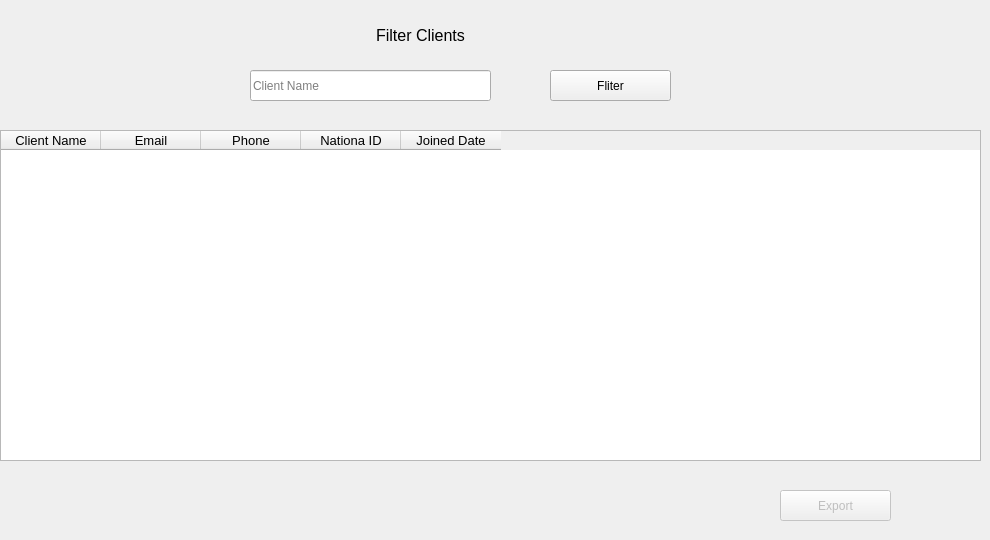
      <widget class="QWidget" name="tab_19">
       <attribute name="title">
        <string>All clients</string>
       </attribute>
       <widget class="QLabel" name="label_59">
        <property name="geometry">
         <rect>
          <x>0</x>
          <y>0</y>
          <width>971</width>
          <height>531</height>
         </rect>
        </property>
        <property name="text">
         <string/>
        </property>
        <property name="pixmap">
         <pixmap resource="img.qrc">:/img/img/books.png</pixmap>
        </property>
        <property name="scaledContents">
         <bool>true</bool>
        </property>
       </widget>
       <widget class="QLineEdit" name="lineEdit_7">
        <property name="geometry">
         <rect>
          <x>250</x>
          <y>70</y>
          <width>241</width>
          <height>31</height>
         </rect>
        </property>
        <property name="placeholderText">
         <string>Client Name</string>
        </property>
       </widget>
       <widget class="QLabel" name="label_9">
        <property name="geometry">
         <rect>
          <x>280</x>
          <y>20</y>
          <width>281</width>
          <height>31</height>
         </rect>
        </property>
        <property name="font">
         <font>
          <pointsize>12</pointsize>
         </font>
        </property>
        <property name="styleSheet">
         <string notr="true"/>
        </property>
        <property name="text">
         <string>Filter Clients</string>
        </property>
        <property name="alignment">
         <set>Qt::AlignCenter</set>
        </property>
       </widget>
       <widget class="QTableWidget" name="tableWidget_4">
        <property name="geometry">
         <rect>
          <x>0</x>
          <y>130</y>
          <width>981</width>
          <height>331</height>
         </rect>
        </property>
        <property name="font">
         <font>
          <pointsize>10</pointsize>
         </font>
        </property>
        <column>
         <property name="text">
          <string>Client Name</string>
         </property>
         <property name="font">
          <font>
           <pointsize>10</pointsize>
          </font>
         </property>
         <property name="textAlignment">
          <set>AlignCenter</set>
         </property>
        </column>
        <column>
         <property name="text">
          <string>Email</string>
         </property>
         <property name="font">
          <font>
           <pointsize>10</pointsize>
          </font>
         </property>
         <property name="textAlignment">
          <set>AlignCenter</set>
         </property>
        </column>
        <column>
         <property name="text">
          <string>Phone</string>
         </property>
         <property name="font">
          <font>
           <pointsize>10</pointsize>
          </font>
         </property>
         <property name="textAlignment">
          <set>AlignCenter</set>
         </property>
        </column>
        <column>
         <property name="text">
          <string>Nationa ID</string>
         </property>
         <property name="font">
          <font>
           <pointsize>10</pointsize>
          </font>
         </property>
         <property name="textAlignment">
          <set>AlignCenter</set>
         </property>
        </column>
        <column>
         <property name="text">
          <string>Joined Date</string>
         </property>
         <property name="font">
          <font>
           <pointsize>10</pointsize>
          </font>
         </property>
         <property name="textAlignment">
          <set>AlignCenter</set>
         </property>
        </column>
       </widget>
       <widget class="QPushButton" name="pushButton_12">
        <property name="geometry">
         <rect>
          <x>550</x>
          <y>70</y>
          <width>121</width>
          <height>31</height>
         </rect>
        </property>
        <property name="text">
         <string>Fliter</string>
        </property>
       </widget>
       <widget class="QPushButton" name="pushButton_35">
        <property name="enabled">
         <bool>false</bool>
        </property>
        <property name="geometry">
         <rect>
          <x>780</x>
          <y>490</y>
          <width>111</width>
          <height>31</height>
         </rect>
        </property>
        <property name="text">
         <string>Export</string>
        </property>
       </widget>
      </widget>
